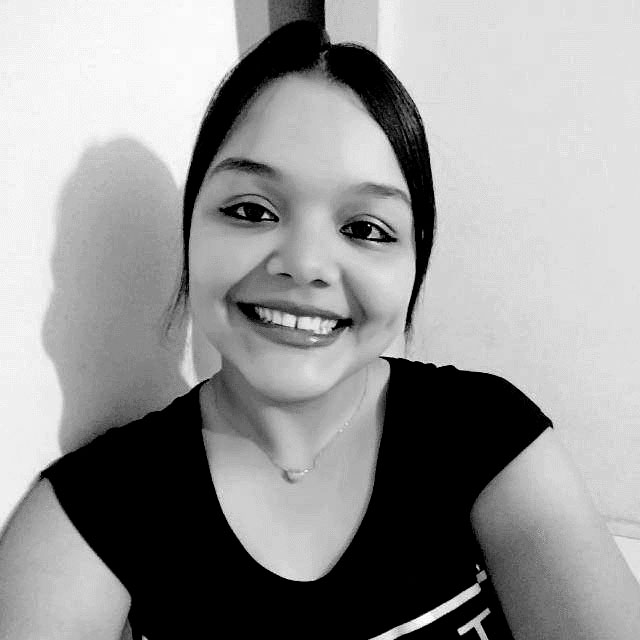
#> input picture img/ingrid.jpg, 640 x 640 px
$ python pa_sobel.py   (older library calls are emulated)
#> lines starting #> are read from the running program, lines starting #| are printed output that depends on the picture
import cv2
from matplotlib import pyplot as plt

img = cv2.imread('img/ingrid.jpg',0)
#> img is the input picture: shape (640, 640); min 0, max 255, mean 149.8

sobelx = cv2.Sobel(img,cv2.CV_64F,1,0,ksize=5)
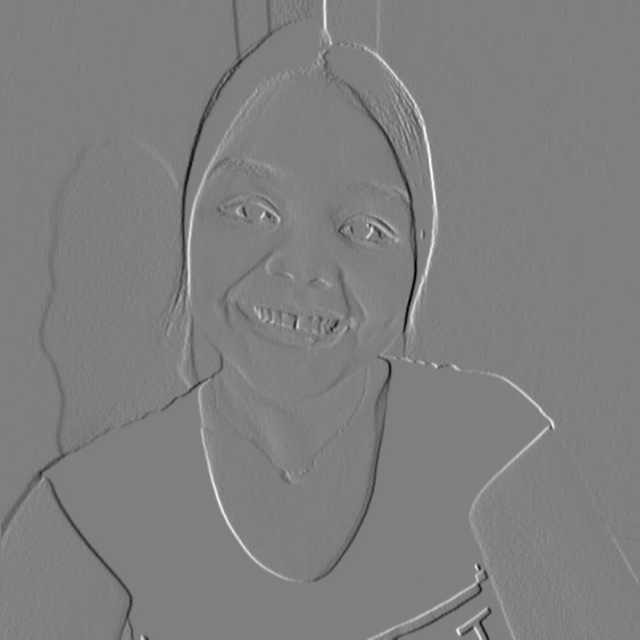
#> sobelx: shape (640, 640) float64; min -10384, max 10386, mean -1; drawn with min black and max white
sobely = cv2.Sobel(img,cv2.CV_64F,0,1,ksize=5)
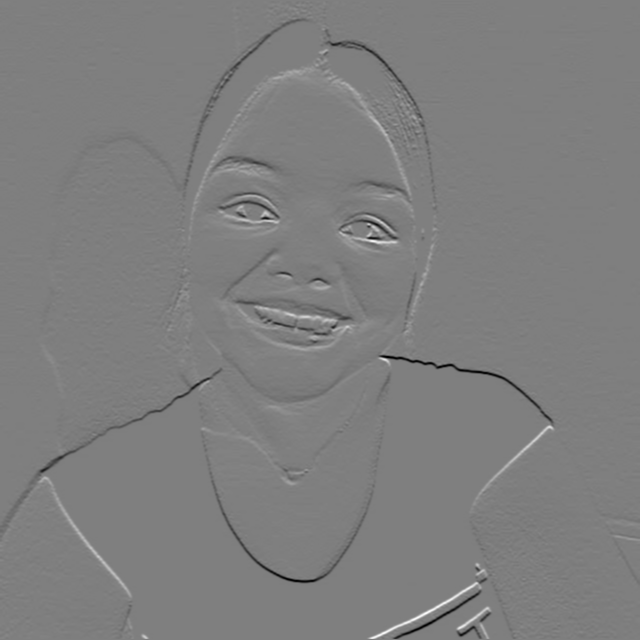
#> sobely: shape (640, 640) float64; min -10631, max 10699, mean -28.1; drawn with min black and max white

plt.subplot(1,3,1),plt.imshow(img,cmap = 'gray')
plt.title('Original'), plt.xticks([]), plt.yticks([])
plt.subplot(1,3,2),plt.imshow(sobelx,cmap = 'gray')
plt.title('Sobel X'), plt.xticks([]), plt.yticks([])
plt.subplot(1,3,3),plt.imshow(sobely,cmap = 'gray')
plt.title('Sobel Y'), plt.xticks([]), plt.yticks([])

plt.show()
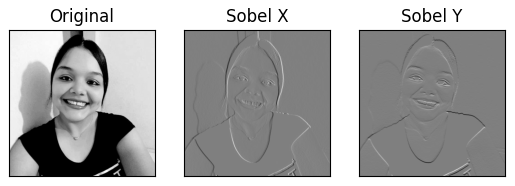
#> figure drawn by matplotlib, 3 panels
